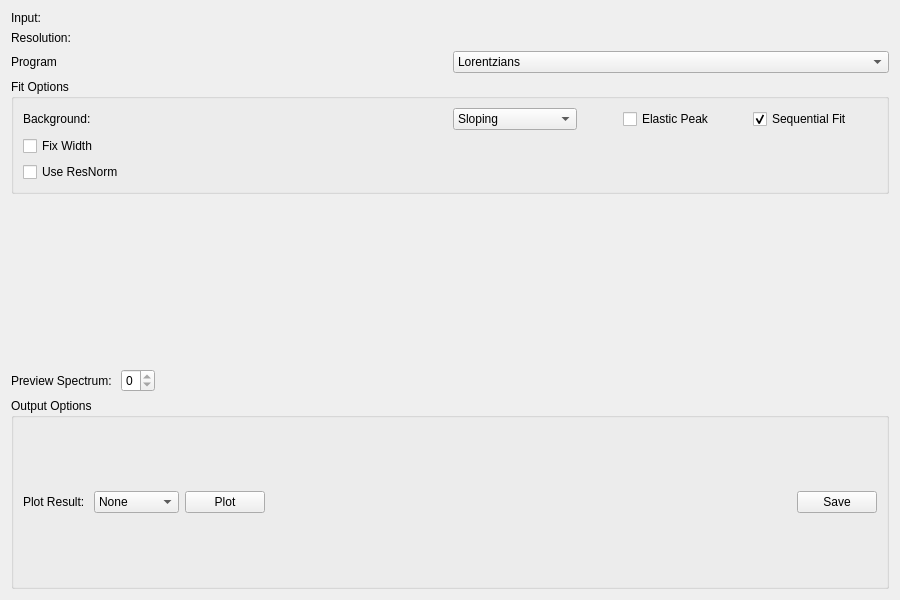
<?xml version="1.0" encoding="UTF-8"?>
<ui version="4.0">
 <class>Quasi</class>
 <widget class="QWidget" name="Quasi">
  <property name="geometry">
   <rect>
    <x>0</x>
    <y>0</y>
    <width>900</width>
    <height>600</height>
   </rect>
  </property>
  <property name="windowTitle">
   <string>Form</string>
  </property>
  <layout class="QVBoxLayout" name="verticalLayout_2">
   <item>
    <layout class="QGridLayout" name="gridLayout">
     <item row="1" column="0">
      <widget class="QLabel" name="lblResolution">
       <property name="text">
        <string>Resolution:</string>
       </property>
      </widget>
     </item>
     <item row="0" column="1">
      <widget class="MantidQt::MantidWidgets::DataSelector" name="dsSample" native="true">
       <property name="sizePolicy">
        <sizepolicy hsizetype="Minimum" vsizetype="Fixed">
         <horstretch>0</horstretch>
         <verstretch>0</verstretch>
        </sizepolicy>
       </property>
       <property name="loadLabelText" stdset="0">
        <string>Plot</string>
       </property>
       <property name="workspaceSuffixes" stdset="0">
        <stringlist>
         <string>_red</string>
         <string>_sqw</string>
        </stringlist>
       </property>
       <property name="fileBrowserSuffixes" stdset="0">
        <stringlist>
         <string>_red.nxs</string>
         <string>_sqw.nxs</string>
        </stringlist>
       </property>
      </widget>
     </item>
     <item row="0" column="0">
      <widget class="QLabel" name="lblInput">
       <property name="text">
        <string>Input:</string>
       </property>
      </widget>
     </item>
     <item row="1" column="1">
      <widget class="MantidQt::MantidWidgets::DataSelector" name="dsResolution" native="true">
       <property name="sizePolicy">
        <sizepolicy hsizetype="Minimum" vsizetype="Fixed">
         <horstretch>0</horstretch>
         <verstretch>0</verstretch>
        </sizepolicy>
       </property>
       <property name="autoLoad" stdset="0">
        <bool>true</bool>
       </property>
       <property name="workspaceSuffixes" stdset="0">
        <stringlist>
         <string>_res</string>
         <string>_red</string>
         <string>_sqw</string>
        </stringlist>
       </property>
       <property name="fileBrowserSuffixes" stdset="0">
        <stringlist>
         <string>_res.nxs</string>
         <string>_red.nxs</string>
         <string>_sqw.nxs</string>
        </stringlist>
       </property>
       <property name="showLoad" stdset="0">
        <bool>false</bool>
       </property>
      </widget>
     </item>
     <item row="2" column="1">
      <widget class="QComboBox" name="cbProgram">
       <item>
        <property name="text">
         <string>Lorentzians</string>
        </property>
       </item>
       <item>
        <property name="text">
         <string>Stretched Exponential</string>
        </property>
       </item>
      </widget>
     </item>
     <item row="2" column="0">
      <widget class="QLabel" name="lblProgram">
       <property name="text">
        <string>Program</string>
       </property>
      </widget>
     </item>
    </layout>
   </item>
   <item>
    <widget class="QGroupBox" name="fitOptions">
     <property name="sizePolicy">
      <sizepolicy hsizetype="Preferred" vsizetype="Fixed">
       <horstretch>0</horstretch>
       <verstretch>0</verstretch>
      </sizepolicy>
     </property>
     <property name="title">
      <string>Fit Options</string>
     </property>
     <layout class="QVBoxLayout" name="verticalLayout">
      <item>
       <layout class="QGridLayout" name="gridLayout_2">
        <item row="1" column="0">
         <widget class="QCheckBox" name="chkFixWidth">
          <property name="text">
           <string>Fix Width</string>
          </property>
         </widget>
        </item>
        <item row="2" column="0">
         <widget class="QCheckBox" name="chkUseResNorm">
          <property name="text">
           <string>Use ResNorm</string>
          </property>
         </widget>
        </item>
        <item row="1" column="1">
         <widget class="MantidQt::MantidWidgets::MWRunFiles" name="mwFixWidthDat" native="true">
          <property name="enabled">
           <bool>false</bool>
          </property>
          <property name="label" stdset="0">
           <string/>
          </property>
          <property name="fileExtensions" stdset="0">
           <stringlist>
            <string>.dat</string>
           </stringlist>
          </property>
         </widget>
        </item>
        <item row="0" column="1">
         <layout class="QHBoxLayout" name="horizontalLayout">
          <item>
           <widget class="QComboBox" name="cbBackground">
            <property name="sizePolicy">
             <sizepolicy hsizetype="Preferred" vsizetype="Preferred">
              <horstretch>0</horstretch>
              <verstretch>0</verstretch>
             </sizepolicy>
            </property>
            <item>
             <property name="text">
              <string>Sloping</string>
             </property>
            </item>
            <item>
             <property name="text">
              <string>Flat</string>
             </property>
            </item>
            <item>
             <property name="text">
              <string>Zero</string>
             </property>
            </item>
           </widget>
          </item>
          <item>
           <spacer name="horizontalSpacer">
            <property name="orientation">
             <enum>Qt::Horizontal</enum>
            </property>
            <property name="sizeType">
             <enum>QSizePolicy::Preferred</enum>
            </property>
            <property name="sizeHint" stdset="0">
             <size>
              <width>40</width>
              <height>20</height>
             </size>
            </property>
           </spacer>
          </item>
          <item>
           <widget class="QCheckBox" name="chkElasticPeak">
            <property name="text">
             <string>Elastic Peak</string>
            </property>
           </widget>
          </item>
          <item>
           <widget class="QCheckBox" name="chkSequentialFit">
            <property name="text">
             <string>Sequential Fit</string>
            </property>
            <property name="checked">
             <bool>true</bool>
            </property>
           </widget>
          </item>
         </layout>
        </item>
        <item row="2" column="1">
         <widget class="MantidQt::MantidWidgets::DataSelector" name="dsResNorm" native="true">
          <property name="enabled">
           <bool>false</bool>
          </property>
          <property name="sizePolicy">
           <sizepolicy hsizetype="Minimum" vsizetype="Fixed">
            <horstretch>0</horstretch>
            <verstretch>0</verstretch>
           </sizepolicy>
          </property>
          <property name="autoLoad" stdset="0">
           <bool>true</bool>
          </property>
          <property name="workspaceSuffixes" stdset="0">
           <stringlist>
            <string>_ResNorm</string>
           </stringlist>
          </property>
          <property name="fileBrowserSuffixes" stdset="0">
           <stringlist>
            <string>_ResNorm.nxs</string>
           </stringlist>
          </property>
          <property name="showLoad" stdset="0">
           <bool>false</bool>
          </property>
         </widget>
        </item>
        <item row="0" column="0">
         <widget class="QLabel" name="lblBackground">
          <property name="sizePolicy">
           <sizepolicy hsizetype="Preferred" vsizetype="Preferred">
            <horstretch>0</horstretch>
            <verstretch>0</verstretch>
           </sizepolicy>
          </property>
          <property name="text">
           <string>Background:</string>
          </property>
         </widget>
        </item>
       </layout>
      </item>
     </layout>
    </widget>
   </item>
   <item>
    <layout class="QHBoxLayout" name="horizontalLayout_3">
     <item>
      <layout class="QVBoxLayout" name="treeSpace"/>
     </item>
     <item>
      <layout class="QVBoxLayout" name="plotPane">
       <item>
        <widget class="MantidQt::MantidWidgets::PreviewPlot" name="ppPlot" native="true">
         <property name="showLegend" stdset="0">
          <bool>true</bool>
         </property>
         <property name="canvasColour" stdset="0">
          <color>
           <red>255</red>
           <green>255</green>
           <blue>255</blue>
          </color>
         </property>
        </widget>
       </item>
       <item>
        <layout class="QHBoxLayout" name="underPlotSpace">
         <item>
          <widget class="QLabel" name="lblPreviewSpec">
           <property name="text">
            <string>Preview Spectrum: </string>
           </property>
          </widget>
         </item>
         <item>
          <widget class="QSpinBox" name="spPreviewSpectrum">
           <property name="maximum">
            <number>0</number>
           </property>
          </widget>
         </item>
         <item>
          <spacer name="legendSpacer">
           <property name="orientation">
            <enum>Qt::Horizontal</enum>
           </property>
           <property name="sizeHint" stdset="0">
            <size>
             <width>40</width>
             <height>20</height>
            </size>
           </property>
          </spacer>
         </item>
        </layout>
       </item>
      </layout>
     </item>
    </layout>
   </item>
   <item>
    <layout class="QHBoxLayout" name="horizontalLayout_44">
     <item>
      <widget class="QGroupBox" name="gbOutput">
       <property name="title">
        <string>Output Options</string>
       </property>
       <layout class="QHBoxLayout" name="horizontalLayout_2">
        <item>
         <widget class="QLabel" name="lblPlotResult">
          <property name="text">
           <string>Plot Result: </string>
          </property>
         </widget>
        </item>
        <item>
         <widget class="QComboBox" name="cbPlot">
          <item>
           <property name="text">
            <string>None</string>
           </property>
          </item>
          <item>
           <property name="text">
            <string>Amplitude</string>
           </property>
          </item>
          <item>
           <property name="text">
            <string>FWHM</string>
           </property>
          </item>
          <item>
           <property name="text">
            <string>Fit</string>
           </property>
          </item>
          <item>
           <property name="text">
            <string>Prob</string>
           </property>
          </item>
          <item>
           <property name="text">
            <string>All</string>
           </property>
          </item>
         </widget>
        </item>
        <item>
         <widget class="QPushButton" name="pbPlot">
          <property name="text">
           <string>Plot</string>
          </property>
         </widget>
        </item>
        <item>
         <spacer name="horizontalSpacer_18">
          <property name="orientation">
           <enum>Qt::Horizontal</enum>
          </property>
          <property name="sizeHint" stdset="0">
           <size>
            <width>40</width>
            <height>20</height>
           </size>
          </property>
         </spacer>
        </item>
        <item>
         <widget class="QPushButton" name="pbSave">
          <property name="text">
           <string>Save</string>
          </property>
         </widget>
        </item>
       </layout>
      </widget>
     </item>
    </layout>
   </item>
  </layout>
 </widget>
 <customwidgets>
  <customwidget>
   <class>MantidQt::MantidWidgets::MWRunFiles</class>
   <extends>QWidget</extends>
   <header>MantidQtMantidWidgets/MWRunFiles.h</header>
  </customwidget>
  <customwidget>
   <class>MantidQt::MantidWidgets::DataSelector</class>
   <extends>QWidget</extends>
   <header>MantidQtMantidWidgets/DataSelector.h</header>
  </customwidget>
  <customwidget>
   <class>MantidQt::MantidWidgets::PreviewPlot</class>
   <extends>QWidget</extends>
   <header>MantidQtMantidWidgets/PreviewPlot.h</header>
   <container>1</container>
  </customwidget>
 </customwidgets>
 <resources/>
 <connections/>
</ui>
